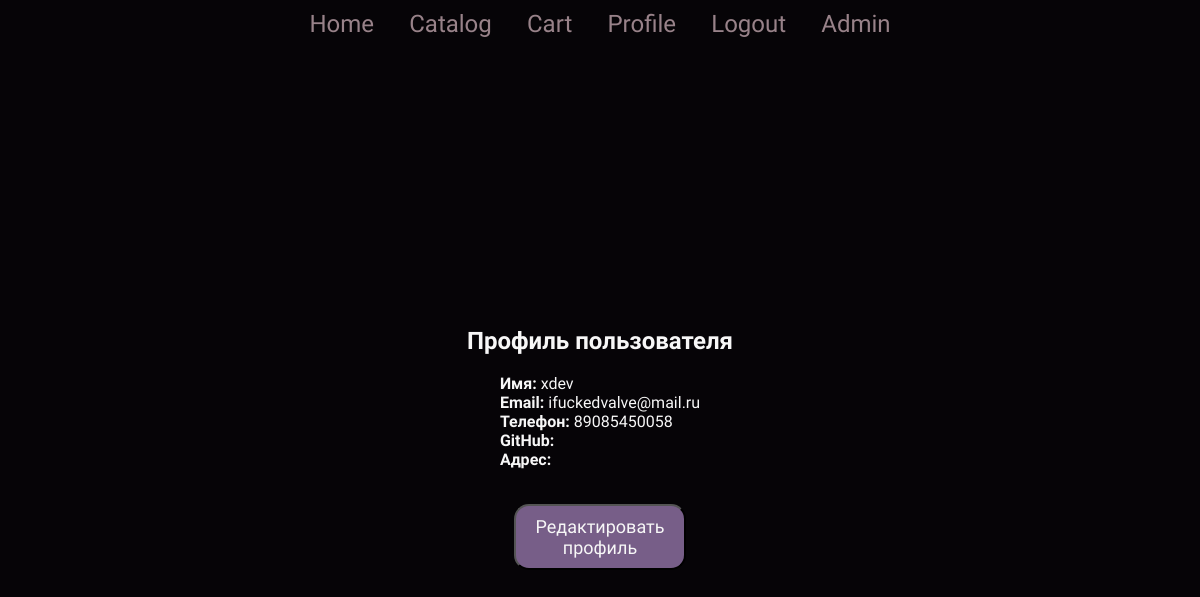
The page /profile/ (signed in) on the database as committed earlier.
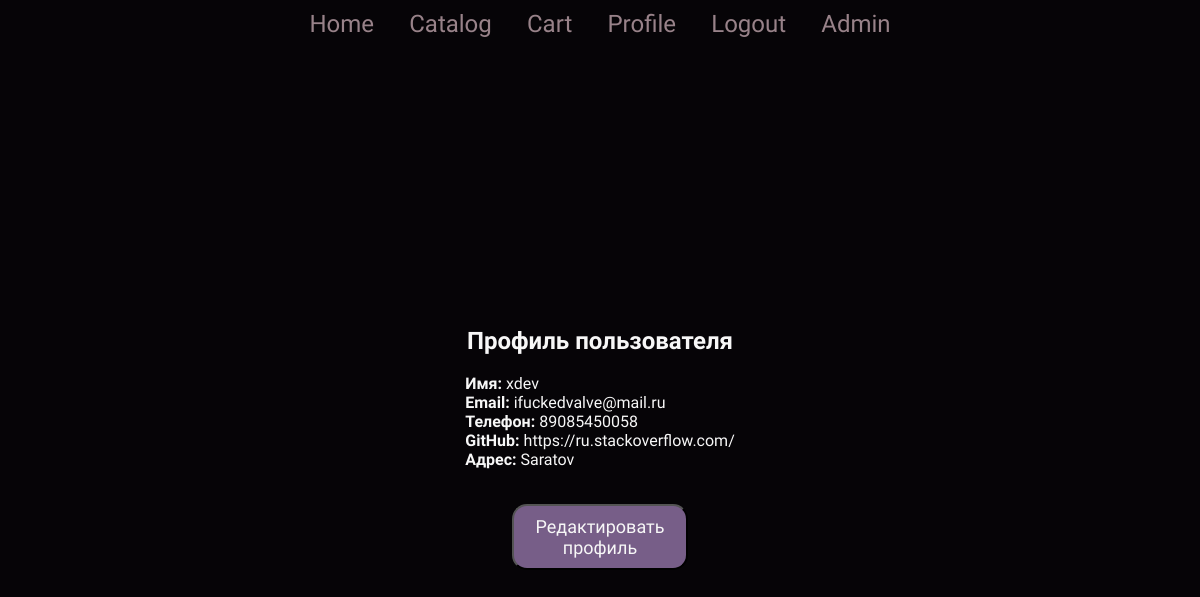
The same page on the database as committed later.
### login/models.py (models this page shows, shortened)
class Profile(models.Model):
    user = models.OneToOneField(User, on_delete=models.CASCADE)
    phone_number = models.CharField(max_length=15, blank=True)
    email = models.EmailField(blank=True)
    github_url = models.URLField(blank=True)
    address = models.CharField(max_length=50, blank=True)

### login/views.py (the view)
# urls.py: path('profile/', view_profile, name='view_profile'),
@login_required
def view_profile(request):
    profile = request.user.profile
    return render(request, 'profile.html', {'profile': profile})

### static/templates/templates/profile.html (shortened to what this page needs)
{% extends "index.html" %}
{% block content %}
<div class="container">
    <div class="profile">
        <h2>Профиль пользователя</h2><br>
        <div class="info">
            <p><strong>Имя:</strong> {{ user.username }}</p>
            <p><strong>Email:</strong> {{ user.email }}</p>
            <p><strong>Телефон:</strong> {{ profile.phone_number }}</p>
            <p><strong>GitHub:</strong> <a href="{{ profile.github_url }}" target="_blank">{{ profile.github_url }}</a></p>
            <p><strong>Адрес:</strong> {{ profile.address }}</p>
        </div>
        <br>
        <button class="buy-now-button"><a href="{% url 'edit_profile' %}">Редактировать профиль</a></button>
    </div>
</div>
{% endblock %}

### static/templates/templates/index.html (shortened to what this page needs)
{% load static %}
<!DOCTYPE html>
<html lang="ru">
<head>
    <link rel="stylesheet" href="{% static 'templates/css/styles.css' %}">
</head>
<body>
    <header>
        <div class="navBar">
            <nav>
                <ul>
                    <li><a href="/" class="link">Home</a></li>
                    <li><a href="/catalog" class="link">Catalog</a></li>
                    {% if user.is_authenticated %}
                        <li><a href="/cart" class="link"> Cart </a></li>
                        <li><a href="/profile" class="link">Profile</a></li>
                        <li><a href="{% url 'logout' %}" class="link">Logout</a></li>
                    {% else %}
                        <li><a href="{% url 'login' %}" class="link">Login</a></li>
                        <li><a href="{% url 'register' %}" class="link">Register</a></li>
                    {% endif %}
                    {% if user.is_superuser %}
                    <li><a href="/admin" class="link">Admin</a></li>
                    {% endif %}
                </ul>
            </nav>
        </div>
    </header>
    {% block content %}{% endblock %}
</body>
</html>

### static/templates/css/styles.css (style rules this page uses)
.link::before { bottom: 0; left: 0; }
*, *::before, *::after { padding: 0; margin: 0; box-sizing: border-box; }
html { height: 100%; }
body { position: relative; font-family: "Raleway", sans-serif; height: 100%; margin-top: 0px; background-color: #060407; }
ul { display: flex; gap: 1.2rem; list-style: none; }
.link { text-decoration: none; color: #988289; font-size: 24px; padding: 0.5rem; position: relative; }
.link::before { content: ""; position: absolute; width: 100%; height: 2px; background: #541533; border-radius: 5px; transform: scaleX(0); transition: transform 0.4s ease; }
.navBar { position: relative; padding: 10px; display: flex; justify-content: center; width: 100%; }
.container { display: flex; justify-content: center; align-items: center; height: 100vh; }
.profile, .welcome, .edit_profile, .register, .login { color: #f7f7f7; display: flex; justify-content: center; align-items: center; flex-direction: column; }
a { color: #f7f7f7; text-decoration: none; }
* { margin: 0; padding: 0; box-sizing: border-box; cursor: none; }
.buy-now-button { font-family: "Raleway", sans-serif; font-size: 18px; text-decoration: none; background-color: #775e88; color: #f7f7f7; width: 65%; margin-top: 16px; padding: 10px 15px; border-radius: 15px; transition: background-color 0.3s; display: block; text-align: center; align-self: center; }

Rows that differ between the two databases and show on the page:
changed Profile: github_url (not shown) → "https://ru.stackoverflow.com/"; address (not shown) → "Saratov"
